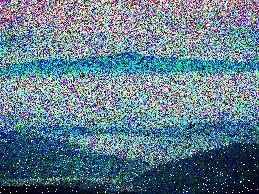
#> input picture Task 2.2.2/noisy.jpg, 259 x 194 px, found by its file name
$ python examine.py
#> lines starting #> are read from the running program, lines starting #| are printed output that depends on the picture; after the words box and inside, x2 and y2 are one past the last pixel; in counts of white or black regions, pixels touching at a corner belong together
import cv2
import numpy as np
import matplotlib.pyplot as plt
import sys

# Force UTF-8 output so special characters (→ ✓ ✗ ≈) print correctly on Windows
sys.stdout.reconfigure(encoding='utf-8')

# ──────────────────────────────────────────────────────────────────────────────
# Load the noisy image
# ──────────────────────────────────────────────────────────────────────────────
image = cv2.imread(r'C:\Users\parvc\Documents\College\ARK\Task 2.2.2\noisy.jpg')
#> image is the input picture: shape (194, 259, 3); mean B, G, R 141.7, 125.4, 93.3
if image is None:
    raise FileNotFoundError("Could not load 'noisy.jpg'.")

h, w, c = image.shape
#> h = 194; w = 259; c = 3
print(f"Image: {w}x{h}, {c} channels, dtype={image.dtype}")
#| Image: 259x194, 3 channels, dtype=uint8

# Convert to float for analysis
img_f = image.astype(np.float64)

# ──────────────────────────────────────────────────────────────────────────────
# 1. Per-channel statistics (global)
#    If noise = original + N(0, σ), a flat region's std ≈ σ
# ──────────────────────────────────────────────────────────────────────────────
print("\n" + "=" * 60)
print("1. GLOBAL PER-CHANNEL STATISTICS")
print("=" * 60)
for i, name in enumerate(["Blue", "Green", "Red"]):
    ch = img_f[:, :, i]
    print(f"  {name:5s}: mean={ch.mean():.2f}  std={ch.std():.2f}  "
          f"min={ch.min():.0f}  max={ch.max():.0f}")
#> this loop made 3 passes
#|   Blue : mean=141.70  std=73.15  min=0  max=255
#|   Green: mean=125.41  std=78.54  min=0  max=255
#|   Red  : mean=93.33  std=80.10  min=0  max=255

# ──────────────────────────────────────────────────────────────────────────────
# 2. Estimate noise from a flat patch
#    Pick a region that looks uniform — compute local stats there.
#    We'll auto-detect the flattest 32x32 patch by finding the one with
#    the lowest gradient magnitude.
# ──────────────────────────────────────────────────────────────────────────────
print("\n" + "=" * 60)
print("2. FLAT PATCH NOISE ESTIMATION")
print("=" * 60)

gray = cv2.cvtColor(image, cv2.COLOR_BGR2GRAY).astype(np.float64)

# Smooth heavily to approximate the "true" signal, then measure deviation
smoothed = cv2.GaussianBlur(gray, (15, 15), sigmaX=5)

# Find the 32x32 patch with smallest gradient (flattest region)
patch_size = 32
min_var = np.inf
best_y, best_x = 0, 0
for y in range(0, h - patch_size, 8):
    for x in range(0, w - patch_size, 8):
        patch = smoothed[y:y+patch_size, x:x+patch_size]
        var = np.var(patch)
        if var < min_var:
            min_var = var
            best_y, best_x = y, x
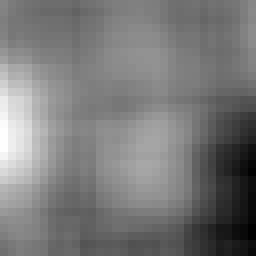
#> patch: shape (32, 32) float64 (shown 8 times larger); min 13.54, max 41.96, mean 27.1; drawn with min black and max white
#> after the loop, best_x = 192; best_y = 160; min_var = 8.84

print(f"  Flattest 32x32 patch at ({best_x}, {best_y})")
#|   Flattest 32x32 patch at (192, 160)

# Analyse noise in the flat patch per channel
for i, name in enumerate(["Blue", "Green", "Red"]):
    patch_ch = img_f[best_y:best_y+patch_size, best_x:best_x+patch_size, i]
    smooth_patch = cv2.GaussianBlur(
        img_f[:, :, i], (15, 15), sigmaX=5
    )[best_y:best_y+patch_size, best_x:best_x+patch_size]
    noise_est = patch_ch - smooth_patch
    print(f"  {name:5s} noise: mean={noise_est.mean():+.2f}  std={noise_est.std():.2f}")

# ──────────────────────────────────────────────────────────────────────────────
# 3. Channel correlation — are R, G, B noise independent?
#    Subtract the local smooth from each channel → residual noise.
#    Compute pairwise Pearson correlation of residuals.
# ──────────────────────────────────────────────────────────────────────────────
print("\n" + "=" * 60)
print("3. CHANNEL NOISE CORRELATION")
print("=" * 60)

residuals = []
for i in range(3):
    smooth_ch = cv2.GaussianBlur(img_f[:, :, i], (15, 15), sigmaX=5)
    residuals.append((img_f[:, :, i] - smooth_ch).flatten())
#> this loop made 3 passes
#> pass 3, `smooth_ch = cv2.GaussianBlur(img_f[:, :, i], (15, 15), sigmaX=5)`:
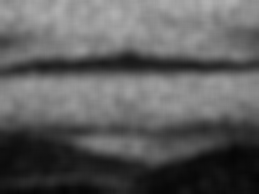
#> smooth_ch: shape (194, 259) float64; min 4.18, max 177.6, mean 93.3
#> after the loop, residuals = 3 items

names = ["Blue", "Green", "Red"]
for a in range(3):
    for b in range(a + 1, 3):
        corr = np.corrcoef(residuals[a], residuals[b])[0, 1]
        print(f"  corr({names[a]}, {names[b]}) = {corr:.4f}")

print("\n  → If correlations ≈ 0: noise was added independently per channel")
print("  → If correlations ≈ 1: same noise value added to all channels (luminance noise)")

# ──────────────────────────────────────────────────────────────────────────────
# 4. Noise distribution — histogram of residuals
#    If Gaussian → bell curve.  If salt-and-pepper → spikes at extremes.
# ──────────────────────────────────────────────────────────────────────────────
print("\n" + "=" * 60)
print("4. NOISE DISTRIBUTION ANALYSIS")
print("=" * 60)

all_residuals = np.concatenate(residuals)
print(f"  Combined residual: mean={all_residuals.mean():.3f}  std={all_residuals.std():.3f}")
#|   Combined residual: mean=-0.027  std=63.312
print(f"  Skewness = {float(np.mean((all_residuals - all_residuals.mean())**3) / all_residuals.std()**3):.4f}")
#|   Skewness = -0.0422
print(f"  Kurtosis = {float(np.mean((all_residuals - all_residuals.mean())**4) / all_residuals.std()**4 - 3):.4f}")
#|   Kurtosis = -0.1151
print("  → Skewness ≈ 0 and Kurtosis ≈ 0 confirms Gaussian distribution")

# ──────────────────────────────────────────────────────────────────────────────
# 5. Additive vs Multiplicative — does noise σ depend on brightness?
#    Split pixels into brightness bins and compute noise std in each.
# ──────────────────────────────────────────────────────────────────────────────
print("\n" + "=" * 60)
print("5. ADDITIVE vs MULTIPLICATIVE NOISE")
print("=" * 60)

smooth_gray = cv2.GaussianBlur(gray, (15, 15), sigmaX=5)
noise_gray = gray - smooth_gray
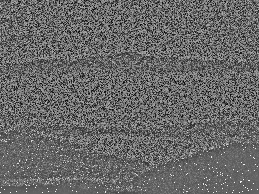
#> noise_gray: shape (194, 259) float64; min -166.3, max 240.3, mean 0; drawn with min black and max white

bins = [0, 50, 100, 150, 200, 256]
for lo, hi in zip(bins[:-1], bins[1:]):
    mask = (smooth_gray >= lo) & (smooth_gray < hi)
    if mask.sum() > 100:
        std_val = noise_gray[mask].std()
        print(f"  Brightness [{lo:3d}-{hi:3d}): {mask.sum():6d} pixels, noise std = {std_val:.2f}")
#> this loop made 5 passes
#> std_val on passes 1 to 4: 39.02, 50.61, 65.57, 68.88
#|   Brightness [  0- 50):   5554 pixels, noise std = 39.02
#|   Brightness [ 50-100):   7796 pixels, noise std = 50.61
#|   Brightness [100-150):  24860 pixels, noise std = 65.57
#|   Brightness [150-200):  12036 pixels, noise std = 68.88
#> pass 1, `mask = (smooth_gray >= lo) & (smooth_gray < hi)`:
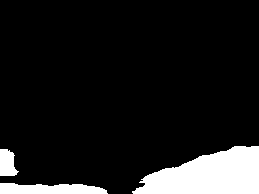
#> mask: shape (194, 259) bool; 11.1% white; 3 white regions, box (x1, y1, x2, y2) and area: (132, 146, 259, 194) 4195, (0, 183, 108, 194) 973, (0, 149, 19, 176) 386
#> pass 3, `mask = (smooth_gray >= lo) & (smooth_gray < hi)`:
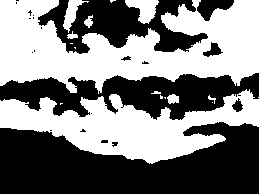
#> mask: shape (194, 259) bool; 49.5% white; 17 white regions (8 under 20 px), largest, box (x1, y1, x2, y2) and area: (0, 0, 259, 94) 14388, (0, 89, 259, 164) 9406, (125, 0, 159, 24) 460
#> after the loop: mask: shape (194, 259) bool; every value is 0

print("\n  → If std is roughly constant across bins: ADDITIVE noise (img + N(0,σ))")
print("  → If std grows with brightness: MULTIPLICATIVE noise (img × N(1,σ))")

# ──────────────────────────────────────────────────────────────────────────────
# 6. FFT frequency analysis — Gaussian noise is white (flat spectrum)
# ──────────────────────────────────────────────────────────────────────────────
print("\n" + "=" * 60)
print("6. FREQUENCY ANALYSIS (FFT)")
print("=" * 60)

f_transform = np.fft.fft2(gray)
f_shift = np.fft.fftshift(f_transform)
magnitude = 20 * np.log(np.abs(f_shift) + 1)
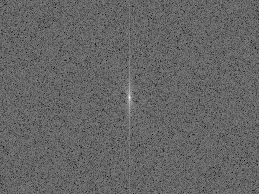
#> magnitude: shape (194, 259) float64; min 101.3, max 311.9, mean 185.2; drawn with min black and max white

cy, cx = h // 2, w // 2
#> cy = 97; cx = 129
# Compare average magnitude in low-freq vs high-freq rings
low_mask = np.zeros((h, w), dtype=bool)
high_mask = np.zeros((h, w), dtype=bool)
Y, X = np.ogrid[:h, :w]
#> Y = 194 values from 0 to 193
r = np.sqrt((X - cx)**2 + (Y - cy)**2)
low_mask = r < min(h, w) * 0.1
high_mask = (r > min(h, w) * 0.3) & (r < min(h, w) * 0.5)

low_avg = magnitude[low_mask].mean()
#> low_avg = 192
high_avg = magnitude[high_mask].mean()
#> high_avg = 185
ratio = high_avg / low_avg
#> ratio = 0.964

print(f"  Low-freq avg magnitude:  {low_avg:.2f}")
#|   Low-freq avg magnitude:  191.97
print(f"  High-freq avg magnitude: {high_avg:.2f}")
#|   High-freq avg magnitude: 184.98
print(f"  Ratio (high/low):        {ratio:.4f}")
#|   Ratio (high/low):        0.9636
print("  → Elevated high-freq ratio confirms white (Gaussian) noise")

# ──────────────────────────────────────────────────────────────────────────────
# 7. SUMMARY — likely noise model
# ──────────────────────────────────────────────────────────────────────────────
print("\n" + "=" * 60)
print("7. SUMMARY — LIKELY NOISE MODEL")
print("=" * 60)

corr_avg = np.mean([np.corrcoef(residuals[a], residuals[b])[0, 1]
                     for a in range(3) for b in range(a + 1, 3)])
#> corr_avg = 0.848

stds_by_bin = []
for lo, hi in zip(bins[:-1], bins[1:]):
    mask = (smooth_gray >= lo) & (smooth_gray < hi)
    if mask.sum() > 100:
        stds_by_bin.append(noise_gray[mask].std())
#> after the loop, stds_by_bin = [39.02, 50.61, 65.57, 68.88]

std_variation = max(stds_by_bin) - min(stds_by_bin) if stds_by_bin else 0
#> std_variation = 29.86

sigma_est = all_residuals.std()
#> sigma_est = 63.31

print(f"  Estimated σ (noise strength): {sigma_est:.2f}")
#|   Estimated σ (noise strength): 63.31
print(f"  Channel correlation (avg):    {corr_avg:.4f}")
#|   Channel correlation (avg):    0.8482
print(f"  Additive check (std range):   {std_variation:.2f}")
#|   Additive check (std range):   29.86
print()

if abs(corr_avg) < 0.3:
    print("  ✓ Noise is INDEPENDENT per R, G, B channel")
else:
    print("  ✗ Noise is CORRELATED across channels")

if std_variation < sigma_est * 0.5:
    print("  ✓ Noise is ADDITIVE (constant σ across brightness)")
else:
    print("  ✗ Noise appears MULTIPLICATIVE (σ varies with brightness)")

kurt = float(np.mean((all_residuals - all_residuals.mean())**4) / all_residuals.std()**4 - 3)
#> kurt = -0.115
if abs(kurt) < 1.5:
    print("  ✓ Distribution is GAUSSIAN (kurtosis ≈ 0)")
else:
    print(f"  ? Distribution has excess kurtosis = {kurt:.2f}")

print(f"\n  → Most likely model:  noisy_pixel = original_pixel + N(0, {sigma_est:.1f})")
#|   → Most likely model:  noisy_pixel = original_pixel + N(0, 63.3)
print(f"     applied INDEPENDENTLY to each of R, G, B")
print(f"\n  → Best removal strategy: denoise each channel separately")
print(f"     (e.g. NL-Means in YCrCb space with h ≈ {sigma_est:.0f})")
#|      (e.g. NL-Means in YCrCb space with h ≈ 63)

# ──────────────────────────────────────────────────────────────────────────────
# Plot residual histogram and save
# ──────────────────────────────────────────────────────────────────────────────
fig, axes = plt.subplots(1, 3, figsize=(14, 4))
colors = ['blue', 'green', 'red']
for i, (name, color) in enumerate(zip(names, colors)):
    axes[i].hist(residuals[i], bins=100, density=True, alpha=0.7, color=color, label=name)
    # Overlay fitted Gaussian
    x = np.linspace(residuals[i].min(), residuals[i].max(), 200)
    mu, sig = residuals[i].mean(), residuals[i].std()
    axes[i].plot(x, 1/(sig*np.sqrt(2*np.pi)) * np.exp(-0.5*((x-mu)/sig)**2),
                 'k--', linewidth=2, label=f'N({mu:.1f}, {sig:.1f}²)')
    axes[i].set_title(f'{name} channel noise')
    axes[i].legend()
    axes[i].set_xlabel('Residual value')
#> this loop made 3 passes
#> (mu, sig) on passes 1 to 3: (-0.041, 62.22), (-0.036, 66.73), (-0.00477, 60.83)

plt.suptitle('Noise Distribution per Channel (with Gaussian fit)', fontsize=13)
plt.tight_layout()
plt.savefig('noise_analysis.png', dpi=150)
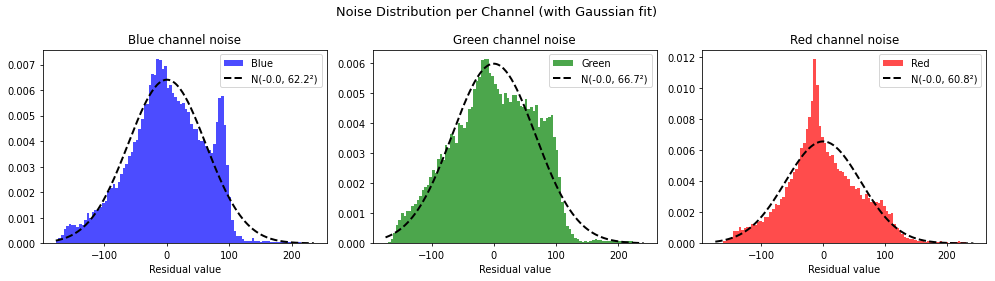
#> figure drawn by matplotlib, 3 panels; panel 1: tallest bar 0.00723 high, from x = -16.85 to -12.72; panel 1: curve peaks at x = 0.562, y = 0.00641; panel 2: tallest bar 0.00614 high, from x = -16.46 to -12.31; panel 2: curve peaks at x = -1.06, y = 0.00598
print("\nNoise histograms saved → noise_analysis.png")
plt.show()

$ run again, with Task 2.2.2/region_averaged.jpg copied over Task 2.2.2/noisy.jpg
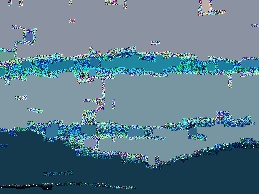
#> input picture Task 2.2.2/region_averaged.jpg, 259 x 194 px, found by its file name
#> image is the input picture: shape (194, 259, 3); mean B, G, R 141.4, 125.1, 93.7
#| Image: 259x194, 3 channels, dtype=uint8
#> the loop `for i, name in enumerate(["Blue", "Green", "Red"]):` made 3 passes
#|   Blue : mean=141.45  std=45.54  min=0  max=255
#|   Green: mean=125.12  std=48.30  min=0  max=255
#|   Red  : mean=93.69  std=55.42  min=0  max=255
#> after the loop `for y in range(0, h - patch_size, 8):`: best_x = 136; best_y = 0
#|   Flattest 32x32 patch at (136, 0)
#> after the loop `for i in range(3):`: residuals = 3 items
#|   Combined residual: mean=0.003  std=28.446
#|   Skewness = 0.1516
#|   Kurtosis = 7.6311
#> the loop `for lo, hi in zip(bins[:-1], bins[1:]):` made 5 passes
#> std_val on passes 1 to 4: 10.05, 36.49, 30.01, 41.14
#> (printed output is left out)
#> pass 1, `mask = (smooth_gray >= lo) & (smooth_gray < hi)`:
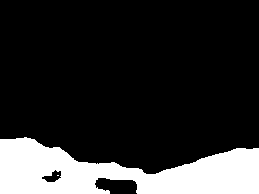
#> mask: shape (194, 259) bool; 18.1% white; 2 white regions (1 under 20 px), largest, box (x1, y1, x2, y2) and area: (0, 137, 259, 194) 9091
#> low_avg = 186
#> high_avg = 168.8
#> ratio = 0.908
#|   Low-freq avg magnitude:  185.98
#|   High-freq avg magnitude: 168.80
#|   Ratio (high/low):        0.9076
#> corr_avg = 0.913
#> after the loop `for lo, hi in zip(bins[:-1], bins[1:]):`: stds_by_bin = [10.05, 36.49, 30.01, 41.14]
#> std_variation = 31.09
#> sigma_est = 28.45
#|   Estimated σ (noise strength): 28.45
#|   Channel correlation (avg):    0.9132
#|   Additive check (std range):   31.09
#> kurt = 7.63
#|   ? Distribution has excess kurtosis = 7.63
#|   → Most likely model:  noisy_pixel = original_pixel + N(0, 28.4)
#|      (e.g. NL-Means in YCrCb space with h ≈ 28)
#> the loop `for i, (name, color) in enumerate(zip(names, colors)):` made 3 passes
#> (mu, sig) on passes 1 to 3: (0.00496, 27.95), (0.00561, 29.59), (-0.000412, 27.77)
#> `plt.savefig('noise_analysis.png', dpi=150)`:
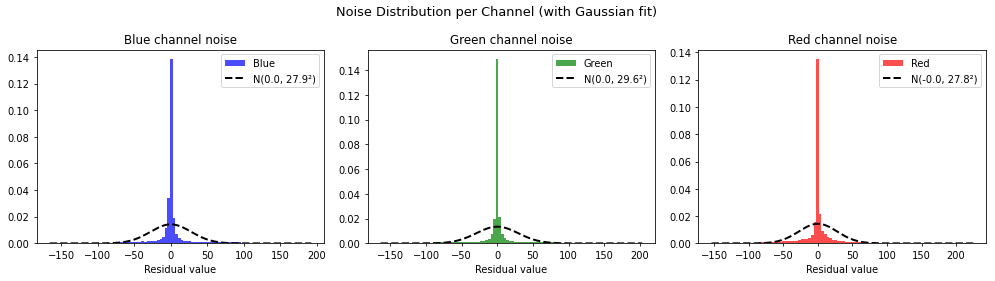
#> figure drawn by matplotlib, 3 panels; panel 1: tallest bar 0.139 high, from x = -1.01 to 2.57; panel 1: curve peaks at x = -0.185, y = 0.0143; panel 2: tallest bar 0.149 high, from x = -2.14 to 1.53; panel 2: curve peaks at x = 0.517, y = 0.0135
